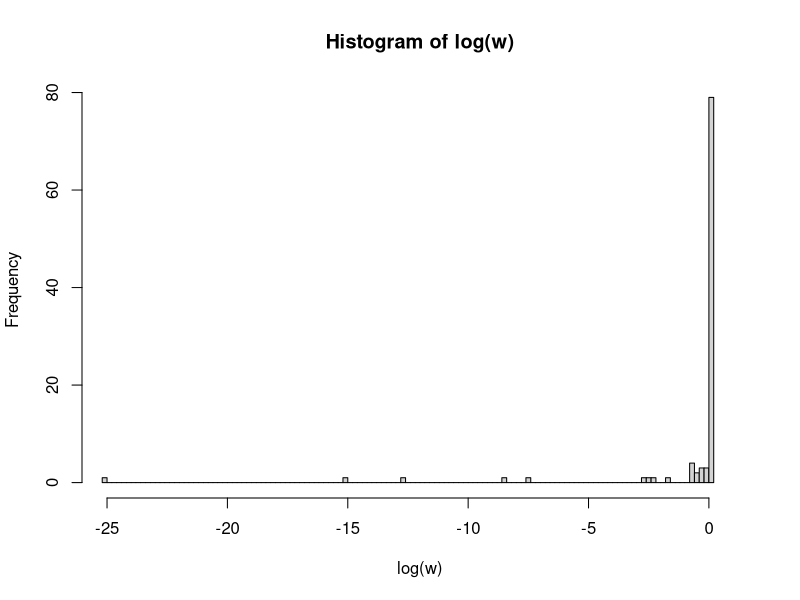
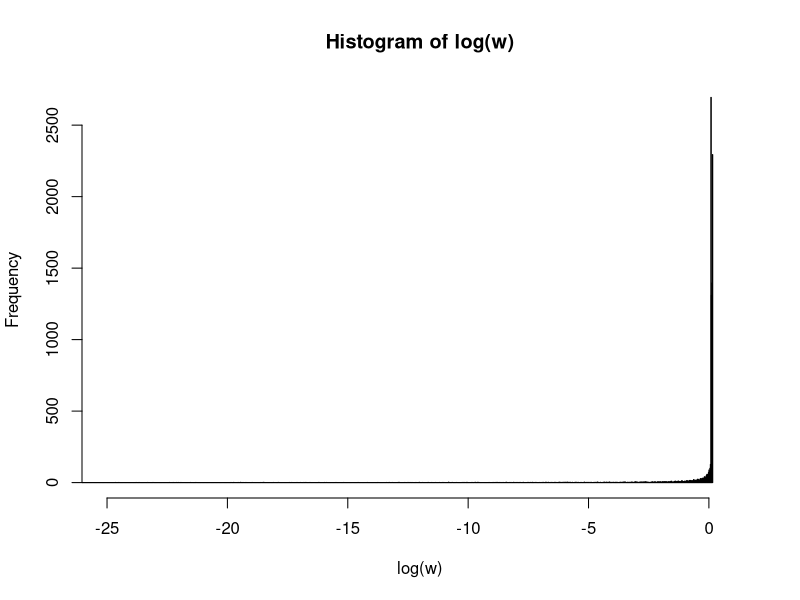
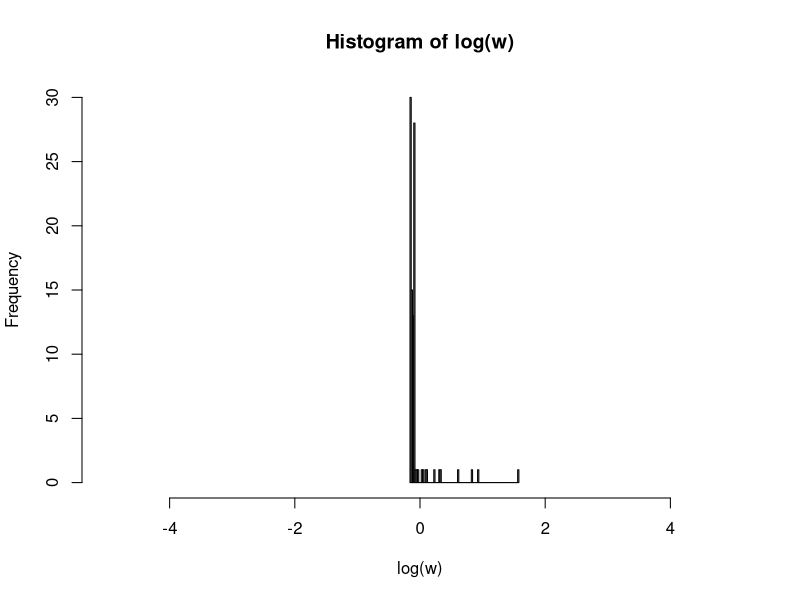
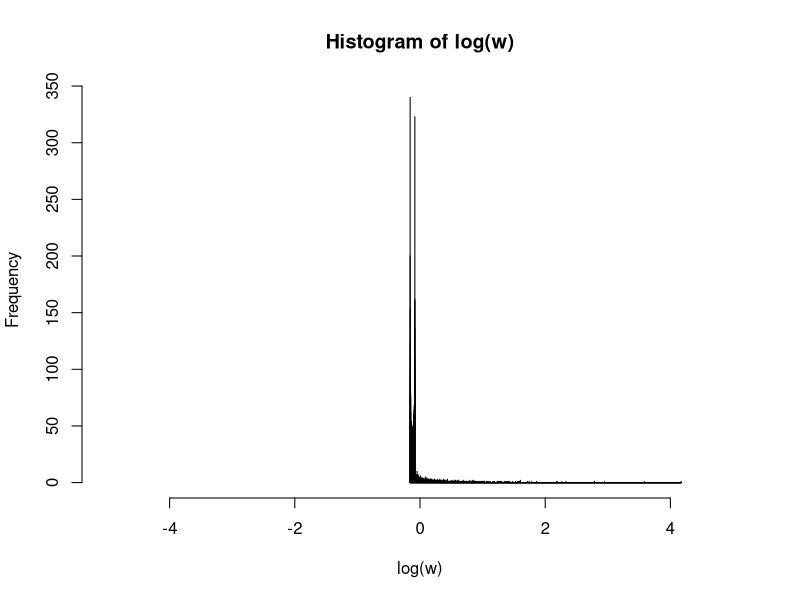

R code for these plots, in order:
## ---- chunk 1
set.seed(123)
knitr::opts_chunk$set(fig.align='center', fig.width=12, fig.height=8, fig.path='Figs/',
                      echo=TRUE, warning=FALSE, message=FALSE)
## ---- chunk 2
S <- 100
df <- 3
theta <- rt(S, df)

w <- dnorm(theta, 0, 1) / dt(theta, df = df)

hist(log(w), breaks = S, xlim = c(-25, 1))
## ---- chunk 3
theta.expected <- sum(theta * w) / sum(w)
theta.variance <- sum(((theta - theta.expected)^2) * w) / sum(w)
## ---- chunk 4
S <- 10000
df <- 3
theta <- rt(S, df)

w <- dnorm(theta, 0, 1) / dt(theta, df = df)

hist(log(w), breaks = S, xlim = c(-25, 1))
## ---- chunk 5
theta.expected <- sum(theta * w) / sum(w)
theta.variance <- sum(((theta - theta.expected)^2) * w) / sum(w)
## ---- chunk 6
w_tilde <- w / sum(w)
Seff <- 1 / sum(w_tilde^2)
## ---- chunk 7
S <- 100
df <- 3
theta <- rnorm(S, 0, 1)

w <- dt(theta, df = df) / dnorm(theta, 0, 1) 

hist(log(w), breaks = S, xlim = c(-5, 5))
## ---- chunk 8
theta.expected <- sum(theta * w) / sum(w)
theta.variance <- sum(((theta - theta.expected)^2) * w) / sum(w)
## ---- chunk 9
S <- 10000
df <- 3
theta <- rnorm(S, 0, 1)

w <- dt(theta, df = df) / dnorm(theta, 0, 1) 

hist(log(w), breaks = S, xlim = c(-5, 5))

theta.expected <- sum(theta * w) / sum(w)
theta.variance <- sum(((theta - theta.expected)^2) * w) / sum(w)
## ---- chunk 10
w_tilde <- w / sum(w)
Seff <- 1 / sum(w_tilde^2)
